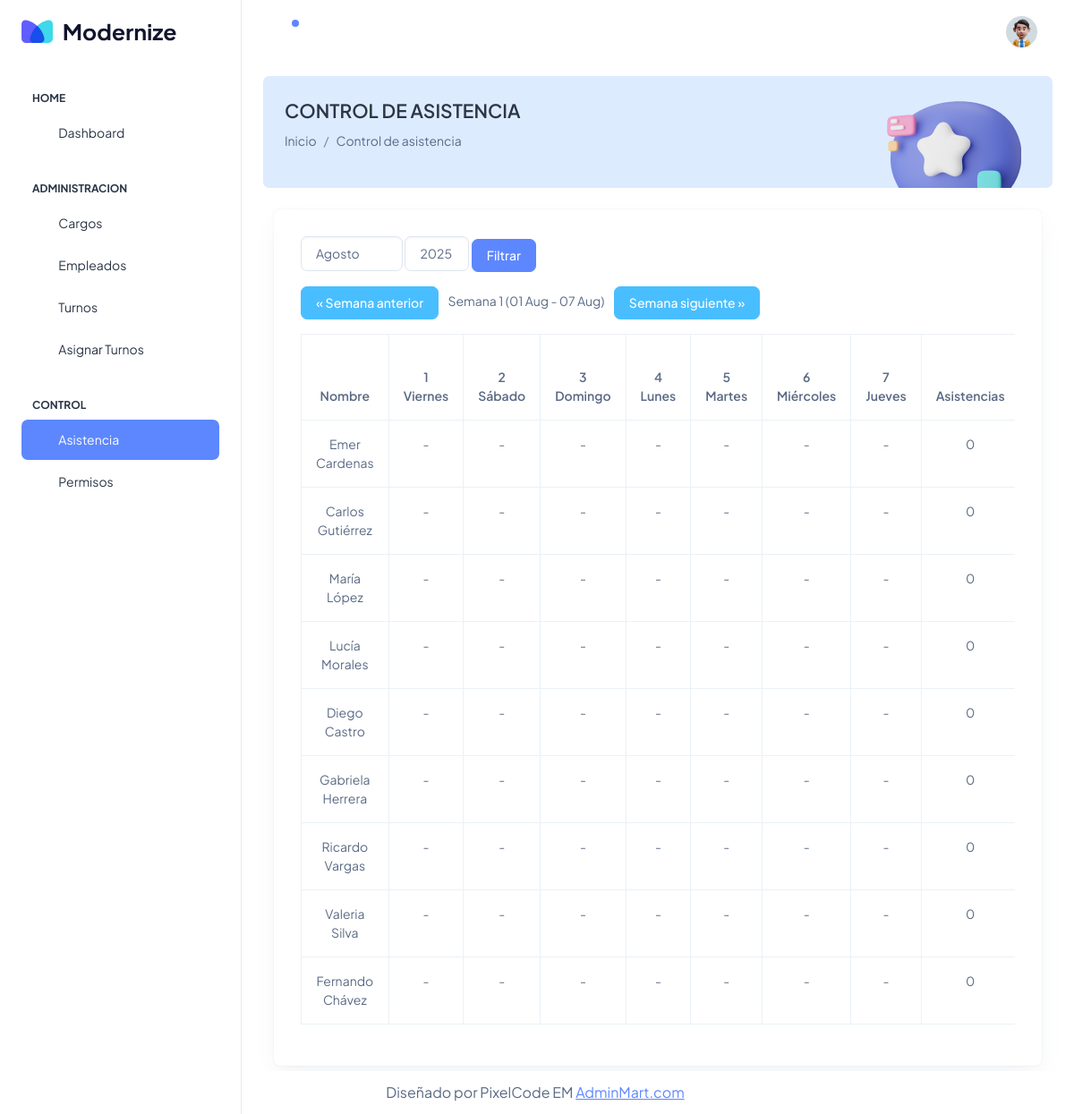
/gestion_web/Asistencia (signed in), run on the app's committed database.
### tables this page shows
CREATE TABLE `empleado_contrato` (
  `id` int(11) NOT NULL,
  `empleado_id` int(11) NOT NULL,
  `fecha_inicio` date NOT NULL,
  `fecha_fin` date DEFAULT NULL,
  `estado` enum('activo','finalizado') DEFAULT 'activo',
  `created_at` timestamp NOT NULL DEFAULT current_timestamp(),
  `updated_at` timestamp NOT NULL DEFAULT current_timestamp() ON UPDATE current_timestamp()
);

CREATE TABLE `empleados` (
  `id` int(11) NOT NULL,
  `foto` varchar(255) DEFAULT NULL,
  `nombre` varchar(100) NOT NULL,
  `apellido` varchar(100) NOT NULL,
  `dni` varchar(20) NOT NULL,
  `telefono` varchar(20) DEFAULT NULL,
  `genero` enum('M','F','O') DEFAULT NULL,
  `fecha_nacimiento` date DEFAULT NULL,
  `direccion` varchar(255) DEFAULT NULL,
  `email` varchar(100) DEFAULT NULL,
  `cargo_id` int(11) DEFAULT NULL,
  `estado` enum('activo','inactivo') DEFAULT 'activo',
  `created_at` timestamp NOT NULL DEFAULT current_timestamp(),
  `updated_at` timestamp NOT NULL DEFAULT current_timestamp() ON UPDATE current_timestamp()
);

### gestion_web/Config/App/Views.php (called while the page is built)
<?php
    class Views{
        public function getView($controlador, $vista, $data = "")
        {
            $controlador = get_class($controlador);
            if($controlador == "Home"){
                $vista = "Views/".$vista.".php";
            }else{
                $vista = "Views/".$controlador."/".$vista.".php";
            }
            require $vista;
        }
    }

### gestion_web/Config/App/Query.php (called while the page is built, shortened)
<?php
class Query extends Conexion
{
    private $pdo, $con, $sql, $datos;
    public function __construct()
    {
        $this->pdo = new Conexion();
        $this->con = $this->pdo->conect();
    }
    public function selectAll(string $sql)
    {
        $this->sql = $sql;
        $result = $this->con->prepare($this->sql);
        $result->execute();
        $data = $result->fetchAll(PDO::FETCH_ASSOC);
        return $data;
    }
}

### gestion_web/Config/App/Conexion.php (called while the page is built)
<?php
class Conexion
{
    private $conect;
    public function __construct()
    {
        $pdo = "mysql:host=" . host . ";port=" . port . "; dbname=" . db . ";charset=" . charset;
        try {
            $this->conect = new PDO($pdo, user, pass);
            $this->conect->setAttribute(PDO::ATTR_ERRMODE, PDO::ERRMODE_EXCEPTION);
        } catch (PDOException $e) {
            echo "Error en la conexión: " . $e->getMessage();
        }
    }
    public function conect()
    {
        return $this->conect;
    }
}

### gestion_web/Models/AsistenciaModel.php (called while the page is built, shortened)
<?php
class AsistenciaModel extends Query
{
    public function getEmpleados()
    {
        $sql = "SELECT e.*, ec.fecha_inicio as inicio_actividades FROM empleados e INNER JOIN empleado_contrato ec ON e.id = ec.empleado_id";
        $data = $this->selectAll($sql);
        return $data;
    }
}

### gestion_web/Views/Asistencia/index.php (the view, shortened to what this page needs)
<?php
include "Views/template/head.php";
$empleados = $data['empleados'];
$mes = $data['mes'];
$anio = $data['anio'];
$dias_en_mes = $data['dias_en_mes'];
$semana = isset($_GET['semana']) ? (int)$_GET['semana'] : 1;
$formatter_dia = new IntlDateFormatter('es_ES', IntlDateFormatter::FULL, IntlDateFormatter::NONE);
$formatter_dia->setPattern('EEEE');
$formatter_mes = new IntlDateFormatter('es_ES', IntlDateFormatter::FULL, IntlDateFormatter::NONE);
$formatter_mes->setPattern('MMMM');
$maxSemanas = (int)ceil($dias_en_mes / 7);
$semana = max(1, min($semana, $maxSemanas));
$inicioDia = ($semana - 1) * 7 + 1;
$finDia = min($inicioDia + 6, $dias_en_mes);
?>
<?php
include "Views/template/aside.php";
?>
<div class="container-fluid">
    <div class="card bg-info-subtle shadow-none position-relative overflow-hidden mb-4">
        <div class="card-body px-4 py-3">
            <div class="row align-items-center">
                <div class="col-9">
                    <h4 class="fw-semibold mb-8">CONTROL DE ASISTENCIA</h4>
                    <nav aria-label="breadcrumb">
                        <ol class="breadcrumb">
                            <li class="breadcrumb-item">
                                <a class="text-muted text-decoration-none" href="<?= BASE_URL; ?>Administracion/home">Inicio</a>
                            </li>
                            <li class="text-gray breadcrumb-item" aria-current="page">Control de asistencia</li>
                        </ol>
                    </nav>
                </div>
                <div class="col-3">
                    <div class="text-center mb-n5">
                        <img src="<?= BASE_URL ?>Assets/img/ChatBc.png" alt="modernize-img" class="img-fluid mb-n4">
                    </div>
                </div>
            </div>
        </div>
    </div>
    <section class="content">
        <div class="container-fluid">
            <div class="card">
                <div class="card-body">
                    <form method="GET" class="mb-3">
                        <select name="mes" class="form-control d-inline w-auto">
                            <?php for ($m = 1; $m <= 12; $m++): ?>
                                <option value="<?php echo $m; ?>" <?php echo $m == $mes ? 'selected' : ''; ?>>
                                    <?php
                                    $fecha_mes = new DateTime("$anio-$m-01");
                                    echo ucfirst($formatter_mes->format($fecha_mes));
                                    ?>
                                </option>
                            <?php endfor; ?>
                        </select>
                        <select name="anio" class="form-control d-inline w-auto">
                            <?php for ($y = 2020; $y <= date('Y'); $y++): ?>
                                <option value="<?php echo $y; ?>" <?php echo $y == $anio ? 'selected' : ''; ?>>
                                    <?php echo $y; ?>
                                </option>
                            <?php endfor; ?>
                        </select>
                        <button type="submit" class="btn btn-primary">Filtrar</button>
                    </form>
                    <div class="mb-3">
                        <?php
                        $fechaInicio = new DateTime("$anio-$mes-$inicioDia");
                        $fechaFin = new DateTime("$anio-$mes-$finDia");
                        $semanaAnterior = max(1, $semana - 1);
                        $semanaSiguiente = min($maxSemanas, $semana + 1);
                        ?>
                        <a href="?mes=<?php echo $mes; ?>&anio=<?php echo $anio; ?>&semana=<?php echo $semanaAnterior; ?>" class="btn btn-secondary">
                            &laquo; Semana anterior
                        </a>
                        <span class="mx-2 font-weight-bold">Semana <?php echo $semana; ?> (<?php echo $fechaInicio->format('d M'); ?> - <?php echo $fechaFin->format('d M'); ?>)</span>
                        <a href="?mes=<?php echo $mes; ?>&anio=<?php echo $anio; ?>&semana=<?php echo $semanaSiguiente; ?>" class="btn btn-secondary">
                            Semana siguiente &raquo;
                        </a>
                    </div>
                    <div class="table-responsive">
                        <table class="table table-bordered text-center">
                            <thead class="thead-dark">
                                <tr>
                                    <th>Nombre</th>
                                    <?php for ($dia = $inicioDia; $dia <= $finDia; $dia++): ?>
                                        <?php
                                        $fecha_actual = new DateTime("$anio-$mes-$dia");
                                        $dia_semana = ucfirst($formatter_dia->format($fecha_actual));
                                        ?>
                                        <th><?php echo $dia . '<br>' . $dia_semana; ?></th>
                                    <?php endfor; ?>
                                    <th>Asistencias</th>
                                </tr>
                            </thead>
                            <tbody>
                                <?php foreach ($empleados as $empleado): ?>
                                    <?php
                                    $nombre = $empleado['nombre'] . ' ' . $empleado['apellido'];
                                    $inicio_actividades = new DateTime($empleado['inicio_actividades']);
                                    $hoy = new DateTime();
                                    $hoy = (clone $hoy)->modify('-1 day');
                                    $conteoAsistencias = 0;
                                    ?>
                                    <tr>
                                        <td><?php echo $nombre; ?></td>
                                        <?php for ($dia = $inicioDia; $dia <= $finDia; $dia++): ?>
                                            <td>
                                                <?php
                                                $fecha_actual = new DateTime("$anio-$mes-$dia");
                                                if ($fecha_actual < $inicio_actividades || $fecha_actual > $hoy) {
                                                    echo '-';
                                                    continue;
                                                }
                                                ?>
                                        <?php endfor; ?>
                                        <td><?php echo $conteoAsistencias; ?></td>
                                    </tr>
                                <?php endforeach; ?>
                            </tbody>
                        </table>
                    </div>
                </div>
            </div>
        </div>
    </section>
</div>
<?php
include "Views/template/footer.php";
?>

### data on the page
empleado_contrato: empleado.apellido "Emer Cardenas", conteoAsistencias "0"
empleado_contrato: empleado.apellido "Carlos Gutiérrez", conteoAsistencias "0"
empleado_contrato: empleado.apellido "María López", conteoAsistencias "0"
empleado_contrato: empleado.apellido "Lucía Morales", conteoAsistencias "0"
empleado_contrato: empleado.apellido "Diego Castro", conteoAsistencias "0"
empleado_contrato: empleado.apellido "Gabriela Herrera", conteoAsistencias "0"
empleado_contrato: empleado.apellido "Ricardo Vargas", conteoAsistencias "0"
empleado_contrato: empleado.apellido "Valeria Silva", conteoAsistencias "0"
empleado_contrato: empleado.apellido "Fernando Chávez", conteoAsistencias "0"

### other printed values
$semana "1"
$fechaInicio->format('d M') "01 Aug"
$fechaFin->format('d M') "07 Aug"
$dia_semana "Viernes"
$dia_semana "Sábado"
$dia_semana "Domingo"
$dia_semana "Lunes"
$dia_semana "Martes"
$dia_semana "Miércoles"
$dia_semana "Jueves"
form field mes "Agosto"
form field anio "2025"
